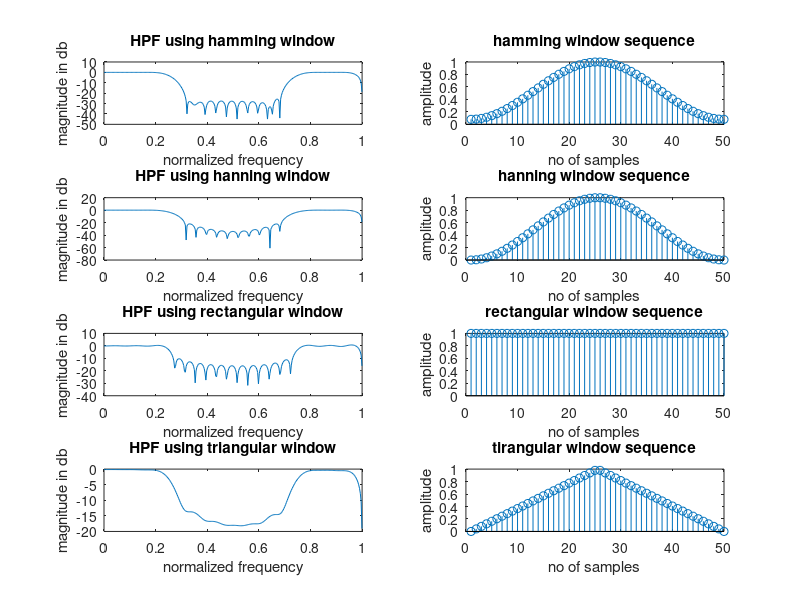

Write the MATLAB code that produced this figure.
clc;
clear all;
close all;
wcl= 0.25*pi;
wc2 = 0.75*pi;
N=50;
%N = input('enter the value of N');
alpha = (N-1)/2;
n=0:1:N-1;
hd=(sin(wcl*(n-alpha+eps))-sin(wc2*(n-alpha+eps))+sin(pi*(n-alpha+eps)))./(pi*(n-alpha+eps));
%HPFhamming
w1=hamming(N);
hn=hd.*w1';
w=0:0.01:pi;
h1=freqz(hn,1,w);
subplot(4,2,1);
plot(w/pi,10*log10(abs(h1)));
title('HPF using hamming window');
xlabel('normalized frequency');
ylabel('magnitude in db');
%HPFhanning
w2=hanning(N);
hn=hd.*w2';
w=0:0.01:pi;
h2=freqz(hn,1,w);
subplot(4,2,3);
plot(w/pi,10*log10(abs(h2)));
title('HPF using hanning window');
xlabel('normalized frequency');
ylabel('magnitude in db');
%HPFrect
w3=boxcar(N);
hn=hd.*w3';
w=0:0.01:pi;
h3=freqz(hn,1,w);
subplot(4,2,5);
plot(w/pi,10*log10(abs(h3)));
title('HPF using rectangular window');
xlabel('normalized frequency');
ylabel('magnitude in db');
%HPFtri
w4=bartlett(N);
hn=hd.*w4';
w=0:0.01:pi;
h4=freqz(hn,1,w);
subplot(4,2,7);
plot(w/pi,10*log10(abs(h4)));
title('HPF using triangular window');
xlabel('normalized frequency');
ylabel('magnitude in db');
%WINDOWS
%hamming
subplot(4,2,2);
stem(w1);
title('hamming window sequence');
xlabel('no of samples');
ylabel('amplitude');
%hanning
subplot(4,2,4);
stem(w2);
title('hanning window sequence');
xlabel('no of samples');
ylabel('amplitude');
%rectangular
subplot(4,2,6);
stem(w3);
title('rectangular window sequence');
xlabel('no of samples');
ylabel('amplitude');
%triangular
subplot(4,2,8);
stem(w4);
title('tirangular window sequence');
xlabel('no of samples');
ylabel('amplitude');

